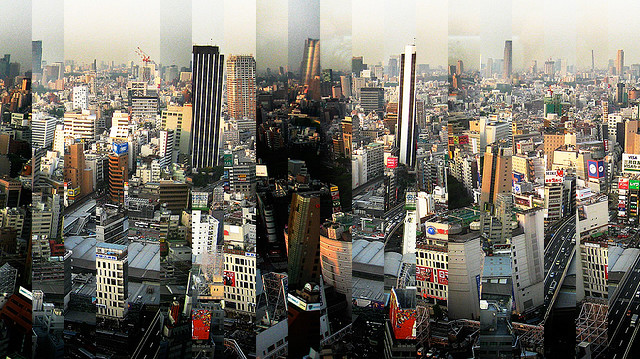
#> input picture image.png, 640 x 359 px
$ python Unshredder.py image.png   (Python 2 division)
#> lines starting #> are read from the running program, lines starting #| are printed output that depends on the picture
from PIL import Image
import argparse


def boundry_list():
    """
    gather left and right borders of shreds in two lists and return them.
    """
    left_boundary_points = []
    right_boundary_points = []

    for elements in range(1, (shred_number + 1)):
        left_boundary_points.append((elements - 1) * 32)
        right_boundary_points.append((elements * 32) - 1)

    return left_boundary_points, right_boundary_points


def get_pixel_value(shred, pixel_height):
    """
    Get RGB values of pixel.
    """
    return data[pixel_height * width + shred]


def compare_shreds_rgb(x1, x2):
    """
    extract RGB values of columns, return average value.
    """
    dif_red = dif_green = dif_blue = 0
    for y in range(0, height):
        data1 = get_pixel_value(x1, y)
        data2 = get_pixel_value(x2, y)
        dif_red += abs(data1[0] - data2[0])
        dif_green += abs(data1[1] - data2[1])
        dif_blue += abs(data1[2] - data2[2])

    return (dif_red + dif_green + dif_blue) / 3


def find_first_last_shreds(x1, x2):
    """
    Deal with first RGB values only.
    Return average value.
    """
    dif_red = dif_green = dif_blue = 0
    data1 = get_pixel_value(x1, 0)
    data2 = get_pixel_value(x2, 0)
    dif_red += abs(data1[0] - data2[0])
    dif_green += abs(data1[1] - data2[1])
    dif_blue += abs(data1[2] - data2[2])

    return (dif_red + dif_green + dif_blue) / 3


def neighbour_shreds(boundry_lists):
    """
    Compare RGB value totals and find biggest matches between shreds.
    Find start shred with calculating biggest sum in first RGB values.
    Return list of pair shreds and start shred.
    """
    left_boundary_list, right_boundry_list = boundry_lists
    shreds = []
    biggest_temp = 0
    for shred1 in range(0, len(right_boundry_list)):
        temp_sum = 0
        shreds.append((0, 0, 100000))
        for shred2 in range(0, len(left_boundary_list)):
            if shred1 != shred2:
                temp = shred1 + 1, shred2 + \
                    1, compare_shreds_rgb(
                        left_boundary_list[shred2], right_boundry_list[shred1])
                borders = shred1 + 1, shred2 + \
                    1, find_first_last_shreds(
                        left_boundary_list[shred2], right_boundry_list[shred1])
                temp_sum += borders[2]
                if temp[2] < shreds[shred1][2]:
                    shreds[shred1] = (temp[0], temp[1], temp[2])
        if temp_sum > biggest_temp:
            biggest_temp = temp_sum
            start_shred = shreds[shred1][1]

    return shreds, start_shred


def sorted_shreds(shred_list):
    """
    Get shred list and starting shred as parameter.
    Sort shred with starting shred parameter
    """
    sorted_shred_list = []
    shreds, start_value = shred_list
    print "\n", "Unsorted Shreds:\n %r" % shreds
    print "\n"
    for i in range(len(shreds)):
        if i == 0:
            sorted_shred_list.append(shreds[start_value - 1])
            nextstrip = shreds[start_value - 1][1]
        else:
            sorted_shred_list.append(shreds[nextstrip - 1])
            nextstrip = shreds[nextstrip - 1][1]
    print "Sorted Shreds: \n %r" % sorted_shred_list, "\n"

    return sorted_shred_list


def create_image(image_shred_number, shred_in_order):
    """
    Create image for sorted shreds.
    """
    unshredded = Image.new("RGBA", image.size)
    shred_width = unshredded.size[0] / image_shred_number
    for i in range(0, image_shred_number):
        image_shred_number = shred_in_order[i][0]
        x1, y1 = (shred_width * image_shred_number) - shred_width, 0
        x2, y2 = x1 + shred_width, height
        source_region = image.crop((x1, y1, x2, y2))
        destination_point = (i * shred_width, 0)
        unshredded.paste(source_region, destination_point)
    unshredded.save("unshredded.jpg", "JPEG")
    unshredded.show()

"""
Open image and get data, width, height values.
Determine shred number, call the functions.
"""

if __name__ == "__main__":

    try:
        parser = argparse.ArgumentParser()
        parser.add_argument("image_to_read")
        args = parser.parse_args()
        if args.image_to_read:
            image = Image.open(args.image_to_read)
#> image is the input picture: PIL image 640x359 RGBA; mean R, G, B, A 118.7, 114.3, 104.7, 255
            data = list(image.getdata())
#> data = 229760 items
            width, height = image.size
#> width = 640; height = 359
            shred_number = width / 32
#> shred_number = 20
            image_shred_list = neighbour_shreds(boundry_list())
#> the loop in neighbour_shreds, `for shred1 in range(0, len(right_boundry_list)):` made 20 passes
#> biggest_temp on pass 1: 355
            create_image(shred_number, sorted_shreds(image_shred_list))
#> (printed output is left out)
#> the loop in sorted_shreds, `for i in range(len(shreds)):` made 20 passes
#> (printed output is left out)
#> in create_image, `unshredded = Image.new("RGBA", image.size)`: unshredded: PIL image 640x359 RGBA; every value is 0
#> the loop in create_image, `for i in range(0, image_shred_number):` made 20 passes
#> pass 1, in create_image, `source_region = image.crop((x1, y1, x2, y2))`:
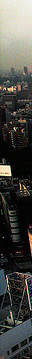
#> source_region: PIL image 32x359 RGBA; mean R, G, B, A 72.9, 72.8, 67.6, 255
#> pass 2, in create_image, `source_region = image.crop((x1, y1, x2, y2))`:
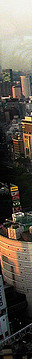
#> source_region: PIL image 32x359 RGBA; mean R, G, B, A 94.4, 87.8, 77.6, 255
#> pass 3, in create_image, `source_region = image.crop((x1, y1, x2, y2))`:
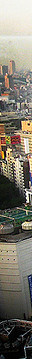
#> source_region: PIL image 32x359 RGBA; mean R, G, B, A 123.1, 118.7, 107, 255
#> after the loop in create_image, `for i in range(0, image_shred_number):`:
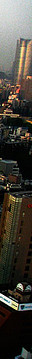
#> source_region: PIL image 32x359 RGBA; mean R, G, B, A 68.8, 64.8, 56.8, 255
#> after the loop in create_image, `for i in range(0, image_shred_number):`:
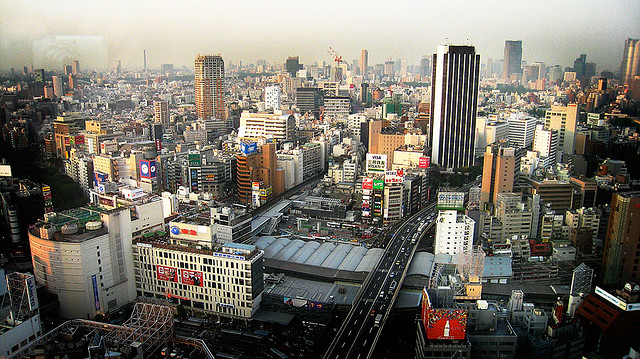
#> unshredded: PIL image 640x359 RGBA; mean R, G, B, A 118.7, 114.3, 104.7, 255
    except ValueError:
        print("Error in reading file!")
